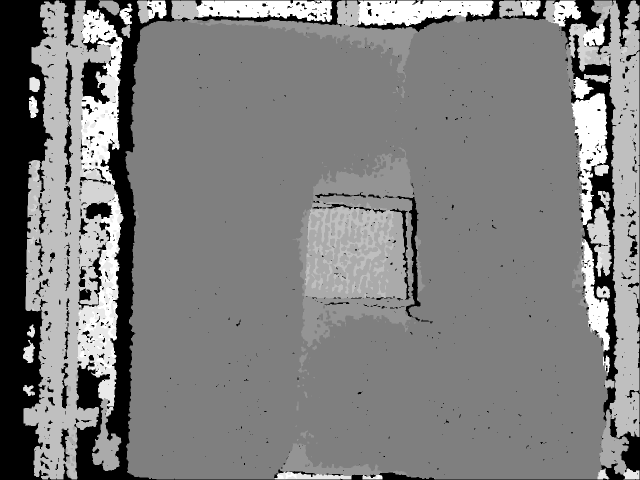
#> input picture dd.png, 1280 x 960 px (shown at 1/2 size)
$ python heat.py
#> lines starting #> are read from the running program, lines starting #| are printed output that depends on the picture
# -*- coding: utf-8 -*-
"""
Created on Fri Mar 22 14:37:04 2019

@author: chaoz
"""

import cv2
import numpy as np
from PIL import Image
import os
import numpy.random
import matplotlib.pyplot as plt

depth_img = np.array(cv2.imread('dd.png',cv2.IMREAD_ANYCOLOR | cv2.IMREAD_ANYDEPTH))
#> depth_img is the input picture: shape (960, 1280) uint16; min 0, max 3296, mean 1682.9
plt.imshow(depth_img)
roi = np.array(cv2.imread('rr.png',cv2.IMREAD_ANYCOLOR | cv2.IMREAD_ANYDEPTH))
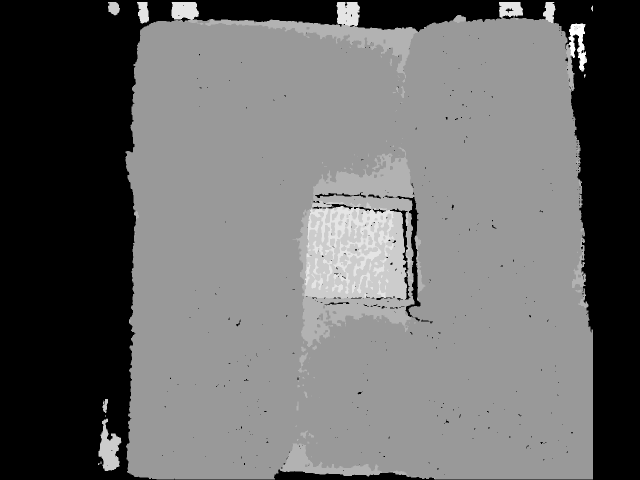
#> input picture rr.png, 1280 x 960 px (shown at 1/2 size)
#> roi is the input picture: shape (960, 1280) uint16; min 0, max 2658, mean 1191.1

min_d=np.min(roi[np.where(roi!=0)])
#> min_d = 1667
max_d=np.max(roi[np.where(roi!=0)])
#> max_d = 2658
depth_img[np.where(depth_img<min_d)]=min_d
depth_img[np.where(depth_img>max_d)]=max_d
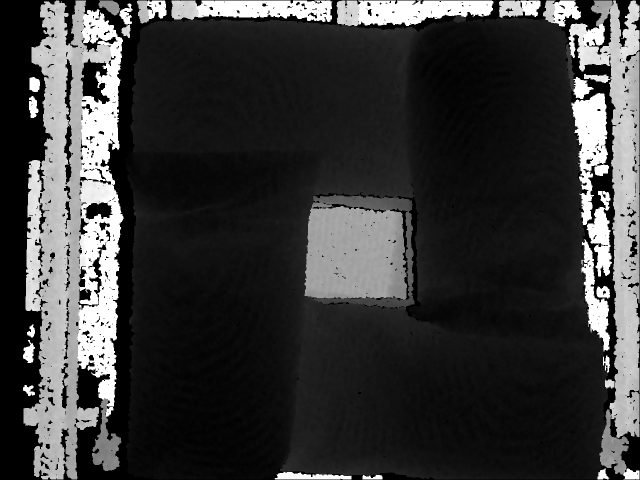
#> depth_img: shape (960, 1280) uint16 (shown at 1/2 size); min 1667, max 2658, mean 1889.2; drawn with min black and max white
depth_img = (depth_img - min_d) / 3000 *255
plt.imshow(depth_img)


mix_dirlist=[]
total_sc=0
image_dir='C:\\Users\\chaoz\\Desktop\\trainset\\'
#image_dir='C:\\Users\\chaoz\\Desktop\\1121-3+2'
sname='RGB.png'
RGB_dirlist=[]
depth_dirlist=[]
xml_dirlist=[]
#> (the run stopped early here; a loop or call above may not have finished)
